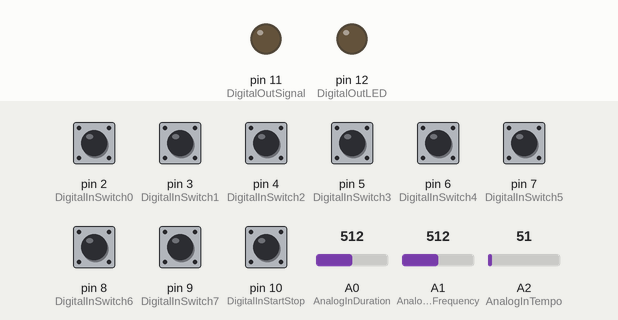
This sketch was run on a simulated Arduino Uno, built with avr-gcc and run on an emulated ATmega328P. Parts: output pins drawn as LEDs (lit = HIGH). Dashed ring = blinking. The test bench sets the inputs (shaded band); at power-on: pin 2 (DigitalInSwitch0), pin 3 (DigitalInSwitch1), pin 4 (DigitalInSwitch2), pin 5 (DigitalInSwitch3), pin 6 (DigitalInSwitch4), pin 7 (DigitalInSwitch5), pin 8 (DigitalInSwitch6), pin 9 (DigitalInSwitch7), pin 10 (DigitalInStartStop) LOW, A2 (AnalogInTempo) = 51, A0 (AnalogInDuration) = 512, A1 (AnalogInFrequency) = 512. What the sketch prints to the serial monitor is not drawn.

Above: at 3.5 s.
3.6 s: pin 10 (DigitalInStartStop) pulled HIGH for 0.15 s
At 4.15 s:
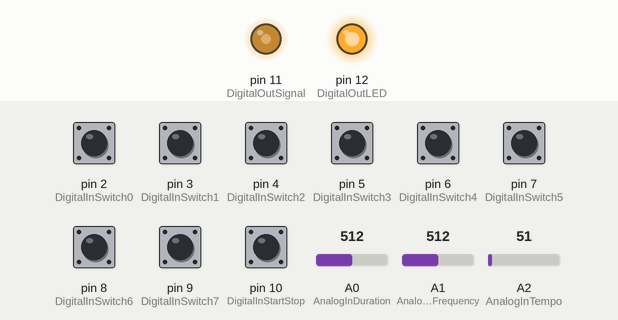
6.6 s: pin 10 (DigitalInStartStop) pulled HIGH for 1 s
At 6.76 s:
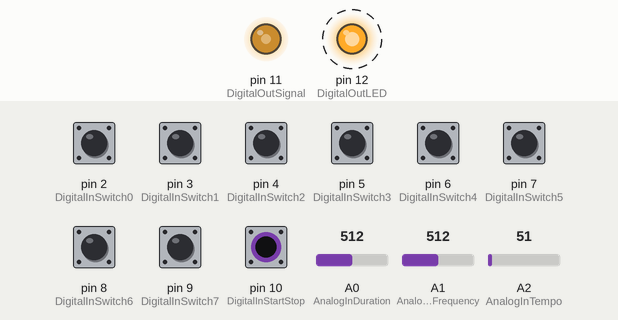
9.6 s: pin 10 (DigitalInStartStop) pulled HIGH for 0.15 s
At 11.4 s:
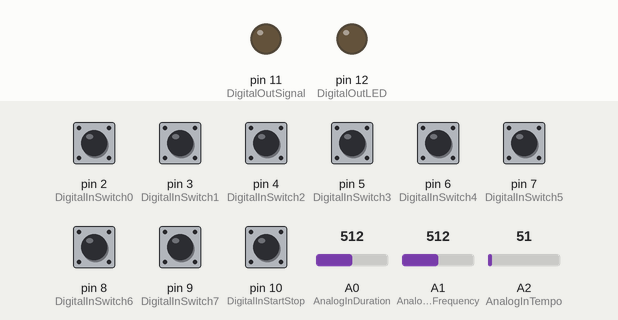
11.7 s: A2 (AnalogInTempo) set to 30
13.4 s: pin 10 (DigitalInStartStop) pulled HIGH for 1 s
At 14.09 s:
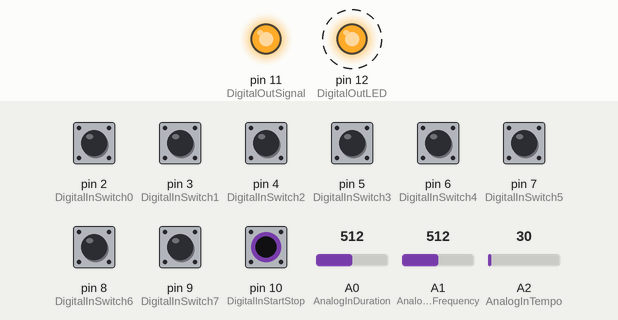
16.4 s: pin 2 (DigitalInSwitch0) pulled HIGH for 0.15 s
Timing chart, 0 to 19.0 s (numbered marks = the images above; inputs shaded):
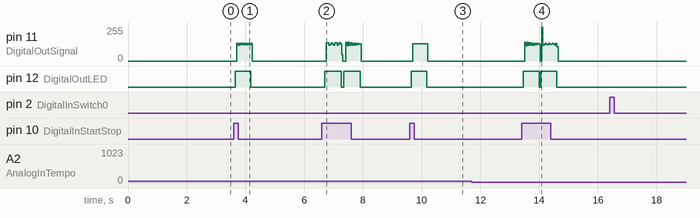

Measured:
- after the input at 6.6 s, pin 12 (DigitalOutLED): alternates HIGH for 0.56 s and LOW for 0.10 s, 4 changes in all, then stays LOW, starting after 0.10 s
- after the input at 9.6 s, pin 11 (DigitalOutSignal): 0/255 → 130/255 after 0.09 s, → 0/255 0.52 s later; pin 12 (DigitalOutLED): LOW → HIGH at once, → LOW 0.54 s later
- after the input at 13.4 s, pin 12 (DigitalOutLED): alternates HIGH for 0.55 s and LOW for 0.06 s, 4 changes in all, then stays LOW, starting after 0.05 s

The sketch:

arduino_punk_console.ino
```cpp
/* ======================================================================
 Arduino Punk Console
 A simple programmable 8 step tone sequencer
 by dano/beavisaudio.com

 Revs
 -----------------------------------
 15 Sept  djh  initial version
======================================================================*/

// Map all the input and output pins
#define AnalogInFrequency 1
#define AnalogInTempo 2
#define AnalogInDuration 0
#define DigitalOutSignal 11
#define DigitalInSwitch0 2
#define DigitalInSwitch1 3
#define DigitalInSwitch2 4
#define DigitalInSwitch3 5
#define DigitalInSwitch4 6
#define DigitalInSwitch5 7
#define DigitalInSwitch6 8
#define DigitalInSwitch7 9
#define DigitalInStartStop 10
#define DigitalOutLED 12

// Set up the array for each step
int steps[] = {100,120,140,160,180,200,220,240};

// misc housekeeping
int duration = 50;
int pitchval = 1;
int fPlayMode = true;
int lastPushedStep = -1;

// Initialize the tempo
int tempo = 100;

void setup()
{
  // setup pin modes (Digital pins are input by default, but
  // I like to set 'em explicitly just so the code is clear.
  pinMode (DigitalInSwitch0, INPUT);
  pinMode (DigitalInSwitch1, INPUT);
  pinMode (DigitalInSwitch2, INPUT);
  pinMode (DigitalInSwitch3, INPUT);
  pinMode (DigitalInSwitch4, INPUT);
  pinMode (DigitalInSwitch5, INPUT);
  pinMode (DigitalInSwitch6, INPUT);
  pinMode (DigitalInSwitch7, INPUT);
  pinMode (DigitalInStartStop, INPUT);
  pinMode (DigitalOutSignal, OUTPUT);
  pinMode (DigitalOutLED, OUTPUT);

  // setup comms for the LCD display
  Serial.begin(9600);

  StartupMessage();

}

void StartupMessage()
{
  clearLCD();
  Serial.print ("BEAVIS: Arduino");
  delay(300);
  Serial.print (254, BYTE);
  Serial.print (192, BYTE);
  Serial.print ("Punk Console!");
  delay (2000);
  clearLCD();
  Serial.print ("Beavis: APC");
}

void clearLCD()
{
  Serial.print(254, BYTE);
  Serial.print(1, BYTE);
}

void loop()
{
  // Main sequence loop
  for (int i=0; i<8; i++)
  {
    // Are we playing or stopping?
    fPlayMode = digitalRead (DigitalInStartStop);
    digitalWrite (DigitalOutLED, HIGH);

    // Check the Hardware
     readSwitches();
     readPots();

    // update the display
    updateDisplay();

    // Make the noise
    if (fPlayMode)
    {
      freqout (steps[i], duration);
    }
    digitalWrite (DigitalOutLED, LOW);

    // Pause between steps
    delay (tempo);
  }
}


void updateDisplay()
{
  Serial.print (254, BYTE);
  Serial.print (192, BYTE);
  Serial.print ("T:");
  Serial.print (tempo);
  Serial.print (" d:");
  Serial.print (duration);

 if (lastPushedStep != -1)
 {
    Serial.print ("*");
    Serial.print (lastPushedStep);
 }
}

// Read the current values of the pots, called from the loop.
void readPots ()
{
    tempo = (analogRead (AnalogInTempo) * 1.9);
    duration = (analogRead (AnalogInDuration));
}

// Read the current values of the switches and
// if pressed, replace the switch's slot frequency
// by reading the frequency pot.
void readSwitches()
{
  // reset last pushed button number
  lastPushedStep = -1;

  // check switch 0, if pressed, get the current freq into step 0, etc. etc.
  if (digitalRead (DigitalInSwitch0) == HIGH)
  {
    steps[0] = analogRead(AnalogInFrequency);
    lastPushedStep = 1;
  }

  else if (digitalRead (DigitalInSwitch1) == HIGH)
  {
    steps[1] = analogRead(AnalogInFrequency);
    lastPushedStep = 2;
  }

  else if (digitalRead (DigitalInSwitch2) == HIGH)
  {
    steps[2] = analogRead(AnalogInFrequency);
    lastPushedStep = 3;
  }
  else if (digitalRead (DigitalInSwitch3) == HIGH)
  {
    steps[3] = analogRead(AnalogInFrequency);
    lastPushedStep = 4;
  }
  else if (digitalRead (DigitalInSwitch4) == HIGH)
  {
    steps[4] = analogRead(AnalogInFrequency);
    lastPushedStep = 5;
  }
  else if (digitalRead (DigitalInSwitch5) == HIGH)
  {
    steps[5] = analogRead(AnalogInFrequency);
    lastPushedStep = 6;
  }
  else if (digitalRead (DigitalInSwitch6) == HIGH)
  {
    steps[6] = analogRead(AnalogInFrequency);
    lastPushedStep = 7;
  }
  else if (digitalRead (DigitalInSwitch7) == HIGH)
  {
    steps[7] = analogRead(AnalogInFrequency);
    lastPushedStep = 8;
  }
}


//freqout code by Paul Badger
// freq - frequency value
// t - time duration of tone
void freqout(int freq, int t)
{
  int hperiod;     //calculate 1/2 period in us
  long cycles, i;

  // subtract 7 us to make up for digitalWrite overhead - determined empirically
  hperiod = (500000 / ((freq - 7) * pitchval));

  // calculate cycles
  cycles = ((long)freq * (long)t) / 1000;    // calculate cycles

  for (i=0; i<= cycles; i++)
  {              // play note for t ms
    digitalWrite(DigitalOutSignal, HIGH);
    delayMicroseconds(hperiod);
    digitalWrite(DigitalOutSignal, LOW);
    delayMicroseconds(hperiod - 1);     // - 1 to make up for fractional microsecond in digitaWrite overhead
  }
}
```
